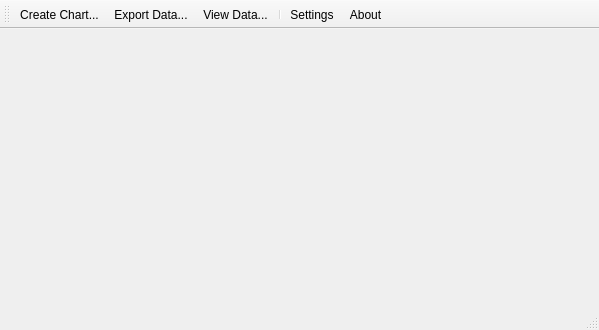
<?xml version="1.0" encoding="UTF-8"?>
<ui version="4.0">
 <class>MainWindow</class>
 <widget class="QMainWindow" name="MainWindow">
  <property name="geometry">
   <rect>
    <x>0</x>
    <y>0</y>
    <width>599</width>
    <height>330</height>
   </rect>
  </property>
  <property name="sizePolicy">
   <sizepolicy hsizetype="Preferred" vsizetype="Minimum">
    <horstretch>0</horstretch>
    <verstretch>0</verstretch>
   </sizepolicy>
  </property>
  <property name="maximumSize">
   <size>
    <width>599</width>
    <height>330</height>
   </size>
  </property>
  <property name="windowTitle">
   <string>zxweather</string>
  </property>
  <property name="windowIcon">
   <iconset resource="resources.qrc">
    <normaloff>:/icons/systray_icon</normaloff>:/icons/systray_icon</iconset>
  </property>
  <property name="documentMode">
   <bool>false</bool>
  </property>
  <widget class="QWidget" name="centralWidget">
   <layout class="QGridLayout" name="gridLayout">
    <item row="1" column="1">
     <widget class="StatusWidget" name="status" native="true"/>
    </item>
    <item row="0" column="1">
     <widget class="ForecastWidget" name="forecast" native="true"/>
    </item>
    <item row="0" column="0" rowspan="3">
     <widget class="LiveDataWidget" name="liveData" native="true"/>
    </item>
    <item row="3" column="0">
     <spacer name="verticalSpacer_2">
      <property name="orientation">
       <enum>Qt::Vertical</enum>
      </property>
      <property name="sizeHint" stdset="0">
       <size>
        <width>20</width>
        <height>40</height>
       </size>
      </property>
     </spacer>
    </item>
    <item row="2" column="1">
     <spacer name="verticalSpacer">
      <property name="orientation">
       <enum>Qt::Vertical</enum>
      </property>
      <property name="sizeType">
       <enum>QSizePolicy::MinimumExpanding</enum>
      </property>
      <property name="sizeHint" stdset="0">
       <size>
        <width>20</width>
        <height>40</height>
       </size>
      </property>
     </spacer>
    </item>
   </layout>
  </widget>
  <widget class="QMenuBar" name="menuBar">
   <property name="geometry">
    <rect>
     <x>0</x>
     <y>0</y>
     <width>599</width>
     <height>21</height>
    </rect>
   </property>
  </widget>
  <widget class="QToolBar" name="mainToolBar">
   <property name="iconSize">
    <size>
     <width>16</width>
     <height>16</height>
    </size>
   </property>
   <property name="toolButtonStyle">
    <enum>Qt::ToolButtonTextBesideIcon</enum>
   </property>
   <attribute name="toolBarArea">
    <enum>TopToolBarArea</enum>
   </attribute>
   <attribute name="toolBarBreak">
    <bool>false</bool>
   </attribute>
   <addaction name="actionCharts"/>
   <addaction name="actionExport_Data"/>
   <addaction name="actionView_Data"/>
   <addaction name="separator"/>
   <addaction name="actionSettings"/>
   <addaction name="actionAbout"/>
  </widget>
  <widget class="QStatusBar" name="statusBar"/>
  <action name="actionSettings">
   <property name="icon">
    <iconset resource="resources.qrc">
     <normaloff>:/icons/settings</normaloff>:/icons/settings</iconset>
   </property>
   <property name="text">
    <string>Settings</string>
   </property>
  </action>
  <action name="actionAbout">
   <property name="icon">
    <iconset resource="resources.qrc">
     <normaloff>:/icons/about</normaloff>:/icons/about</iconset>
   </property>
   <property name="text">
    <string>About</string>
   </property>
  </action>
  <action name="actionCharts">
   <property name="icon">
    <iconset resource="resources.qrc">
     <normaloff>:/icons/chart</normaloff>:/icons/chart</iconset>
   </property>
   <property name="text">
    <string>Create Chart...</string>
   </property>
   <property name="iconText">
    <string>Create Chart...</string>
   </property>
   <property name="toolTip">
    <string>Plot custom charts...</string>
   </property>
  </action>
  <action name="actionExport_Data">
   <property name="icon">
    <iconset resource="resources.qrc">
     <normaloff>:/icons/export-data</normaloff>:/icons/export-data</iconset>
   </property>
   <property name="text">
    <string>Export...</string>
   </property>
   <property name="iconText">
    <string>Export Data...</string>
   </property>
   <property name="toolTip">
    <string>Save data as a csv file...</string>
   </property>
  </action>
  <action name="actionView_Data">
   <property name="icon">
    <iconset resource="resources.qrc">
     <normaloff>:/icons/table</normaloff>:/icons/table</iconset>
   </property>
   <property name="text">
    <string>View Data...</string>
   </property>
   <property name="iconText">
    <string>View Data...</string>
   </property>
   <property name="toolTip">
    <string>View Data in a table</string>
   </property>
  </action>
 </widget>
 <layoutdefault spacing="6" margin="11"/>
 <customwidgets>
  <customwidget>
   <class>LiveDataWidget</class>
   <extends>QWidget</extends>
   <header>livedatawidget.h</header>
   <container>1</container>
  </customwidget>
  <customwidget>
   <class>ForecastWidget</class>
   <extends>QWidget</extends>
   <header>forecastwidget.h</header>
   <container>1</container>
  </customwidget>
  <customwidget>
   <class>StatusWidget</class>
   <extends>QWidget</extends>
   <header>statuswidget.h</header>
   <container>1</container>
  </customwidget>
 </customwidgets>
 <resources>
  <include location="resources.qrc"/>
 </resources>
 <connections/>
</ui>
